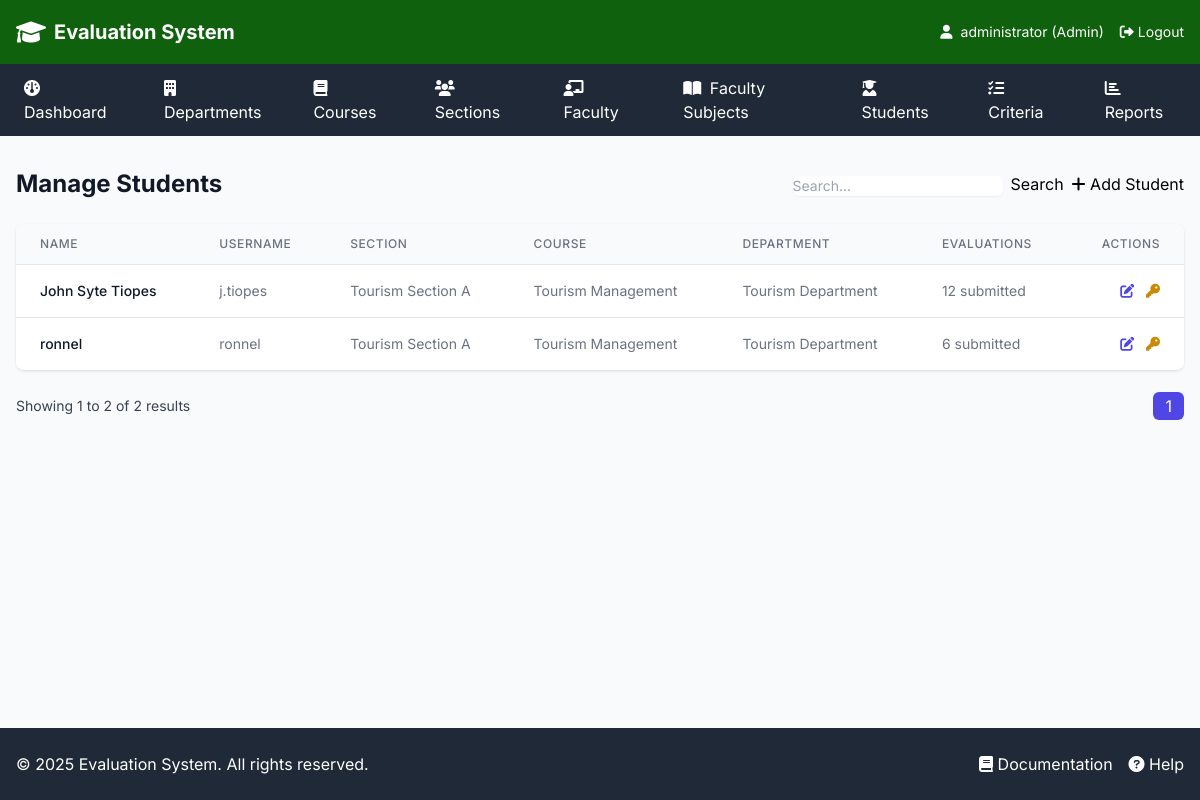
The page /admin/students.php (signed in) on the database its author committed.
### tables this page shows
CREATE TABLE `students` (
  `student_id` int(11) NOT NULL,
  `name` varchar(100) NOT NULL,
  `section_id` int(11) NOT NULL,
  `username` varchar(50) NOT NULL,
  `password` varchar(255) NOT NULL
);

CREATE TABLE `section` (
  `section_id` int(11) NOT NULL,
  `section_name` varchar(50) NOT NULL,
  `course_id` int(11) NOT NULL
);

CREATE TABLE `course` (
  `course_id` int(11) NOT NULL,
  `course_name` varchar(100) NOT NULL,
  `department_id` int(11) NOT NULL
);

CREATE TABLE `department` (
  `department_id` int(11) NOT NULL,
  `department_name` varchar(100) NOT NULL
);

### admin/students.php (the view, shortened to what this page needs)
<?php
require_once '../includes/header.php';
$search = isset($_GET['search']) ? trim($_GET['search']) : '';
$page = isset($_GET['page']) ? (int)$_GET['page'] : 1;
$limit = 10;
$offset = ($page - 1) * $limit;
$students_query = "
    SELECT st.*, s.section_name, c.course_name, d.department_name,
           COUNT(e.evaluation_id) as evaluations_submitted
    FROM students st
    JOIN section s ON st.section_id = s.section_id
    JOIN course c ON s.course_id = c.course_id
    JOIN department d ON c.department_id = d.department_id
    LEFT JOIN evaluation e ON st.student_id = e.student_id
    WHERE st.name LIKE ? OR st.username LIKE ?
    GROUP BY st.student_id
    ORDER BY st.name
    LIMIT ? OFFSET ?
";
$stmt = $conn->prepare($students_query);
$search_param = "%$search%";
$stmt->bind_param("ssii", $search_param, $search_param, $limit, $offset);
$stmt->execute();
$students = $stmt->get_result();
$total_students_query = "
    SELECT COUNT(*) as total
    FROM students st
    WHERE st.name LIKE ? OR st.username LIKE ?
";
$stmt = $conn->prepare($total_students_query);
$stmt->bind_param("ss", $search_param, $search_param);
$stmt->execute();
$total_students_result = $stmt->get_result()->fetch_assoc();
$total_students = $total_students_result['total'];
$total_pages = ceil($total_students / $limit);
?>
<div class="space-y-6">
    <div class="flex justify-between items-center">
        <h1 class="text-2xl font-bold text-gray-900">Manage Students</h1>
        <div class="flex space-x-2">
            <form method="GET" class="flex space-x-2">
                <input type="text" id="search" name="search" placeholder="Search..." value="<?php echo htmlspecialchars($search); ?>"
                    class="mt-1 block w-full rounded-md border-gray-300 shadow-sm focus:border-indigo-500 focus:ring-indigo-500 sm:text-sm">
                <button type="submit" class="btn-primary">
                    Search
                </button>
            </form>
            <button onclick="openAddModal()" class="btn-primary">
                <i class="fas fa-plus"></i> Add Student
            </button>
        </div>
    </div>
    <div class="bg-white rounded-lg shadow overflow-hidden">
        <table class="min-w-full divide-y divide-gray-200">
            <thead class="bg-gray-50">
                <tr>
                    <th class="px-6 py-3 text-left text-xs font-medium text-gray-500 uppercase tracking-wider">
                        Name
                    </th>
                    <th class="px-6 py-3 text-left text-xs font-medium text-gray-500 uppercase tracking-wider">
                        Username
                    </th>
                    <th class="px-6 py-3 text-left text-xs font-medium text-gray-500 uppercase tracking-wider">
                        Section
                    </th>
                    <th class="px-6 py-3 text-left text-xs font-medium text-gray-500 uppercase tracking-wider">
                        Course
                    </th>
                    <th class="px-6 py-3 text-left text-xs font-medium text-gray-500 uppercase tracking-wider">
                        Department
                    </th>
                    <th class="px-6 py-3 text-left text-xs font-medium text-gray-500 uppercase tracking-wider">
                        Evaluations
                    </th>
                    <th class="px-6 py-3 text-right text-xs font-medium text-gray-500 uppercase tracking-wider">
                        Actions
                    </th>
                </tr>
            </thead>
            <tbody class="bg-white divide-y divide-gray-200">
                <?php if ($students->num_rows > 0): ?>
                    <?php while ($student = $students->fetch_assoc()): ?>
                        <tr>
                            <td class="px-6 py-4 whitespace-nowrap">
                                <div class="text-sm font-medium text-gray-900">
                                    <?php echo htmlspecialchars($student['name']); ?>
                                </div>
                            </td>
                            <td class="px-6 py-4 whitespace-nowrap">
                                <div class="text-sm text-gray-500">
                                    <?php echo htmlspecialchars($student['username']); ?>
                                </div>
                            </td>
                            <td class="px-6 py-4 whitespace-nowrap">
                                <div class="text-sm text-gray-500">
                                    <?php echo htmlspecialchars($student['section_name']); ?>
                                </div>
                            </td>
                            <td class="px-6 py-4 whitespace-nowrap">
                                <div class="text-sm text-gray-500">
                                    <?php echo htmlspecialchars($student['course_name']); ?>
                                </div>
                            </td>
                            <td class="px-6 py-4 whitespace-nowrap">
                                <div class="text-sm text-gray-500">
                                    <?php echo htmlspecialchars($student['department_name']); ?>
                                </div>
                            </td>
                            <td class="px-6 py-4 whitespace-nowrap">
                                <div class="text-sm text-gray-500">
                                    <?php echo $student['evaluations_submitted']; ?> submitted
                                </div>
                            </td>
                            <td class="px-6 py-4 whitespace-nowrap text-right text-sm font-medium space-x-2">
                                <button onclick="openEditModal(<?php
                                    echo htmlspecialchars(json_encode([
                                        'id' => $student['student_id'],
                                        'name' => $student['name'],
                                        'username' => $student['username'],
                                        'section_id' => $student['section_id']
                                    ]));
                                ?>)" class="text-indigo-600 hover:text-indigo-900">
                                    <i class="fas fa-edit"></i>
                                </button>
                                <button onclick="confirmResetPassword(<?php echo $student['student_id']; ?>)"
                                    class="text-yellow-600 hover:text-yellow-900">
                                    <i class="fas fa-key"></i>
                                </button>
                            </td>
                        </tr>
                    <?php endwhile; ?>
                <?php endif; ?>
            </tbody>
        </table>
    </div>
    <div class="flex justify-between items-center mt-4">
        <div class="text-sm text-gray-700">
            Showing <?php echo $offset + 1; ?> to <?php echo min($offset + $limit, $total_students); ?> of <?php echo $total_students; ?> results
        </div>
        <div class="space-x-2">
            <?php for ($i = 1; $i <= $total_pages; $i++): ?>
                <a href="?search=<?php echo urlencode($search); ?>&page=<?php echo $i; ?>"
                    class="px-3 py-1 rounded-md <?php echo $i === $page ? 'bg-indigo-600 text-white' : 'bg-gray-200 text-gray-700'; ?>">
                    <?php echo $i; ?>
                </a>
            <?php endfor; ?>
        </div>
    </div>
</div>
<?php require_once '../includes/footer.php'; ?>

### includes/header.php (style rules this page uses)
body { font-family: 'Inter', sans-serif; }

### admin/students.php (style rules this page uses)
.btn-primary { @apply inline-flex justify-center py-2 px-4 border border-transparent shadow-sm text-sm font-medium rounded-md text-white bg-indigo-600 hover:bg-indigo-700 focus:outline-none focus:ring-2 focus:ring-offset-2 focus:ring-indigo-500; }

### rows shown on the page
students: name "John Syte Tiopes", username "j.tiopes", section.section_name "Tourism Section A", course.course_name "Tourism Management", department.department_name "Tourism Department", evaluations_submitted "12"
students: name "ronnel", username "ronnel", section.section_name "Tourism Section A", course.course_name "Tourism Management", department.department_name "Tourism Department", evaluations_submitted "6"

### other values the page prints
$_SESSION['username'] "administrator"
$_SESSION['user_type'] "Admin"
$offset + 1 "1"
min($offset + $limit, $total_students) "2"
$total_students "2"
